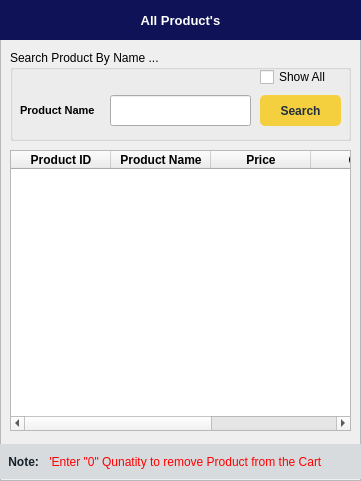
        <widget class="QFrame" name="frame_3">
         <property name="geometry">
          <rect>
           <x>10</x>
           <y>0</y>
           <width>361</width>
           <height>481</height>
          </rect>
         </property>
         <property name="styleSheet">
          <string notr="true">QFrame#frame_3{
border:1px solid rgb(213, 216, 220);
}</string>
         </property>
         <property name="frameShape">
          <enum>QFrame::StyledPanel</enum>
         </property>
         <property name="frameShadow">
          <enum>QFrame::Raised</enum>
         </property>
         <widget class="QLabel" name="label_33">
          <property name="geometry">
           <rect>
            <x>0</x>
            <y>0</y>
            <width>361</width>
            <height>40</height>
           </rect>
          </property>
          <property name="font">
           <font>
            <pointsize>10</pointsize>
            <weight>75</weight>
            <bold>true</bold>
           </font>
          </property>
          <property name="styleSheet">
           <string notr="true">background-color: rgb(15, 18, 86);
color: rgb(255, 255, 255);</string>
          </property>
          <property name="text">
           <string>All Product's</string>
          </property>
          <property name="alignment">
           <set>Qt::AlignCenter</set>
          </property>
         </widget>
         <widget class="QGroupBox" name="groupBox_4">
          <property name="geometry">
           <rect>
            <x>10</x>
            <y>50</y>
            <width>341</width>
            <height>91</height>
           </rect>
          </property>
          <property name="title">
           <string>Search Product By Name ...</string>
          </property>
          <widget class="QLabel" name="label_34">
           <property name="geometry">
            <rect>
             <x>10</x>
             <y>50</y>
             <width>91</width>
             <height>21</height>
            </rect>
           </property>
           <property name="font">
            <font>
             <pointsize>8</pointsize>
             <weight>75</weight>
             <bold>true</bold>
            </font>
           </property>
           <property name="text">
            <string>Product Name</string>
           </property>
          </widget>
          <widget class="QLineEdit" name="Sales_Search_Product_Input">
           <property name="geometry">
            <rect>
             <x>100</x>
             <y>45</y>
             <width>141</width>
             <height>31</height>
            </rect>
           </property>
          </widget>
          <widget class="QPushButton" name="Sales_Product_Search_Btn">
           <property name="geometry">
            <rect>
             <x>250</x>
             <y>45</y>
             <width>81</width>
             <height>31</height>
            </rect>
           </property>
           <property name="font">
            <font>
             <weight>75</weight>
             <bold>true</bold>
            </font>
           </property>
           <property name="cursor">
            <cursorShape>PointingHandCursor</cursorShape>
           </property>
           <property name="styleSheet">
            <string notr="true">QPushButton{
  background-color: rgb(244, 208, 63);
  color: rgb(33, 47, 61);
  border-radius: 5px;
}
QPushButton::pressed{
	padding-left:2px;
	padding-top: 3px;
	background-color: rgb(248, 196, 113);
}</string>
           </property>
           <property name="text">
            <string>Search</string>
           </property>
          </widget>
          <widget class="QCheckBox" name="Sales_checkBox">
           <property name="geometry">
            <rect>
             <x>250</x>
             <y>17</y>
             <width>71</width>
             <height>20</height>
            </rect>
           </property>
           <property name="font">
            <font>
             <pointsize>9</pointsize>
            </font>
           </property>
           <property name="text">
            <string>Show All</string>
           </property>
          </widget>
         </widget>
         <widget class="QTableWidget" name="Sales_Product_tableWidget">
          <property name="geometry">
           <rect>
            <x>10</x>
            <y>150</y>
            <width>341</width>
            <height>281</height>
           </rect>
          </property>
          <property name="styleSheet">
           <string notr="true">QTableWidget#Product_tableWidget{
background-color: rgb(226, 245, 255);
}</string>
          </property>
          <property name="rowCount">
           <number>0</number>
          </property>
          <column>
           <property name="text">
            <string>Product ID</string>
           </property>
           <property name="font">
            <font>
             <weight>75</weight>
             <bold>true</bold>
            </font>
           </property>
           <property name="textAlignment">
            <set>AlignCenter</set>
           </property>
          </column>
          <column>
           <property name="text">
            <string>Product Name</string>
           </property>
           <property name="font">
            <font>
             <weight>75</weight>
             <bold>true</bold>
            </font>
           </property>
           <property name="textAlignment">
            <set>AlignCenter</set>
           </property>
          </column>
          <column>
           <property name="text">
            <string>Price</string>
           </property>
           <property name="font">
            <font>
             <weight>75</weight>
             <bold>true</bold>
            </font>
           </property>
           <property name="textAlignment">
            <set>AlignCenter</set>
           </property>
          </column>
          <column>
           <property name="text">
            <string>QTY</string>
           </property>
           <property name="font">
            <font>
             <weight>75</weight>
             <bold>true</bold>
            </font>
           </property>
           <property name="textAlignment">
            <set>AlignCenter</set>
           </property>
          </column>
          <column>
           <property name="text">
            <string>Status</string>
           </property>
           <property name="font">
            <font>
             <weight>75</weight>
             <bold>true</bold>
            </font>
           </property>
           <property name="textAlignment">
            <set>AlignCenter</set>
           </property>
          </column>
         </widget>
         <widget class="QLabel" name="label_35">
          <property name="geometry">
           <rect>
            <x>0</x>
            <y>444</y>
            <width>361</width>
            <height>35</height>
           </rect>
          </property>
          <property name="font">
           <font>
            <pointsize>9</pointsize>
            <weight>75</weight>
            <bold>true</bold>
           </font>
          </property>
          <property name="styleSheet">
           <string notr="true">background-color: rgb(215, 219, 221);
color: rgb(23, 32, 42);</string>
          </property>
          <property name="text">
           <string> Note:</string>
          </property>
          <property name="textFormat">
           <enum>Qt::PlainText</enum>
          </property>
          <property name="margin">
           <number>0</number>
          </property>
          <property name="indent">
           <number>5</number>
          </property>
          <property name="openExternalLinks">
           <bool>false</bool>
          </property>
         </widget>
         <widget class="QLabel" name="label_61">
          <property name="geometry">
           <rect>
            <x>46</x>
            <y>454</y>
            <width>301</width>
            <height>16</height>
           </rect>
          </property>
          <property name="font">
           <font>
            <pointsize>9</pointsize>
           </font>
          </property>
          <property name="styleSheet">
           <string notr="true">color: rgb(255, 0, 0);</string>
          </property>
          <property name="text">
           <string> 'Enter &quot;0&quot; Qunatity to remove Product from the Cart</string>
          </property>
         </widget>
        </widget>
